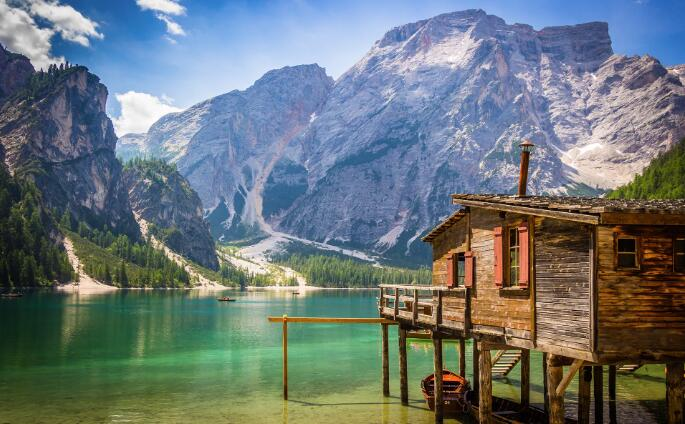
#> input picture assignment_3/image_input/scenery.jpg, 685 x 424 px, found by its file name
$ python mirror.py
#> lines starting #> are read from the running program, lines starting #| are printed output that depends on the picture
import cv2
import numpy as np

img = cv2.imread('D:\\Projects\\PycharmProjects\\ImageAnalysisProject\\assignment_3\\image_input\\scenery.jpg',1)
#> img is the input picture: shape (424, 685, 3); mean B, G, R 120.1, 118.2, 107.2
cv2.imshow('Image', img)

imgInfo = img.shape
#> imgInfo = (424, 685, 3)
height = imgInfo[0]
#> height = 424
width = imgInfo[1]
#> width = 685
deep= imgInfo[2]
#> deep = 3

#垂直镜像
verticalImgInfo = (height, width, deep)
#> verticalImgInfo = (424, 685, 3)
vertical = np.zeros(verticalImgInfo,np.uint8)
for i in range(0,height):
    for j in range(0,width):
        vertical[height-i-1, j] = img[i, j]
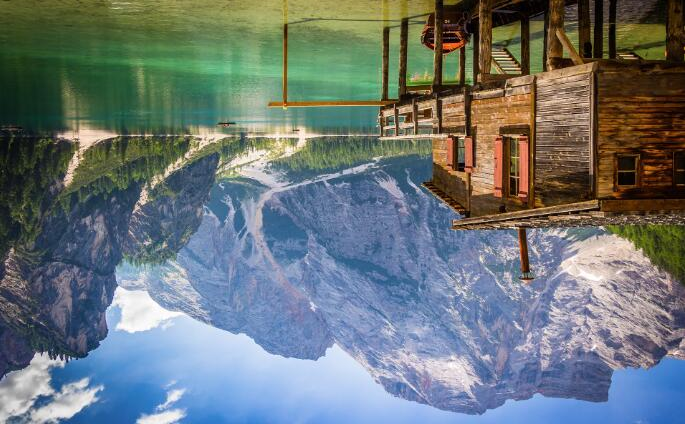
#> vertical: shape (424, 685, 3); mean B, G, R 120.1, 118.2, 107.2

#水平镜像
horizontalImgInfo = (height, width, deep)
#> horizontalImgInfo = (424, 685, 3)
horizontal = np.zeros(horizontalImgInfo,np.uint8)
for i in range(0,height):
    for j in range(0,width):
        horizontal[i, width-j-1] = img[i, j]
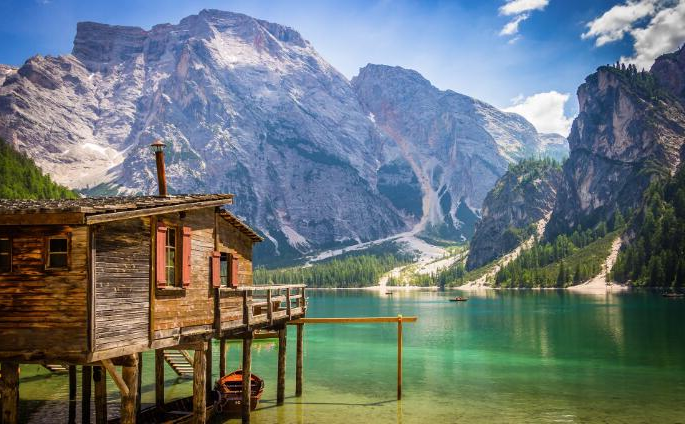
#> horizontal: shape (424, 685, 3); mean B, G, R 120.1, 118.2, 107.2

cv2.imshow('vertical_mirror',vertical)
cv2.imshow('horizontal_mirror', horizontal)
cv2.waitKey(0)
cv2.destroyAllWindows()
